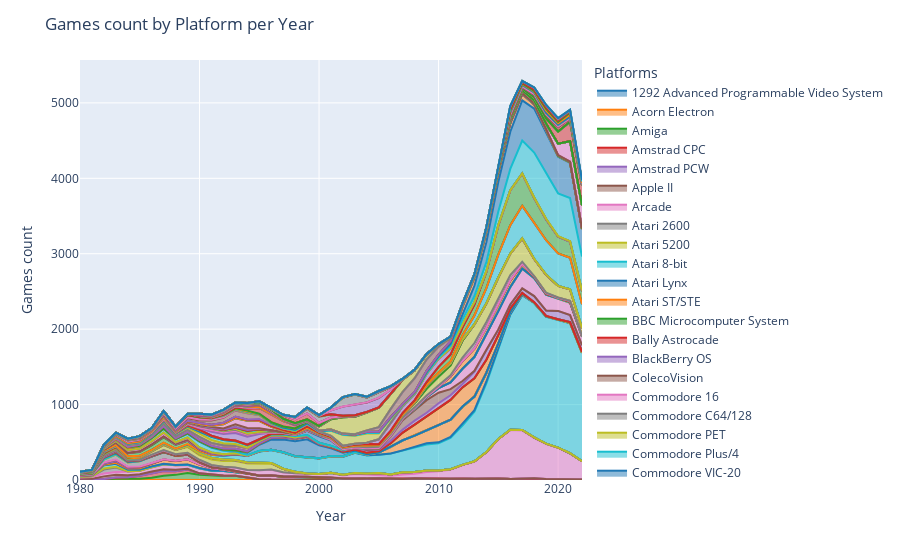

Notebook code cell kept with this figure:
### Code cell
p_afig = px.area(plateform_final_counts, x="Release_Date", y="Title", color="Platforms",
              color_discrete_sequence=px.colors.qualitative.D3)

p_afig.update_layout(title="Games count by Platform per Year", xaxis_title="Year", yaxis_title="Games count")
p_afig.show()
